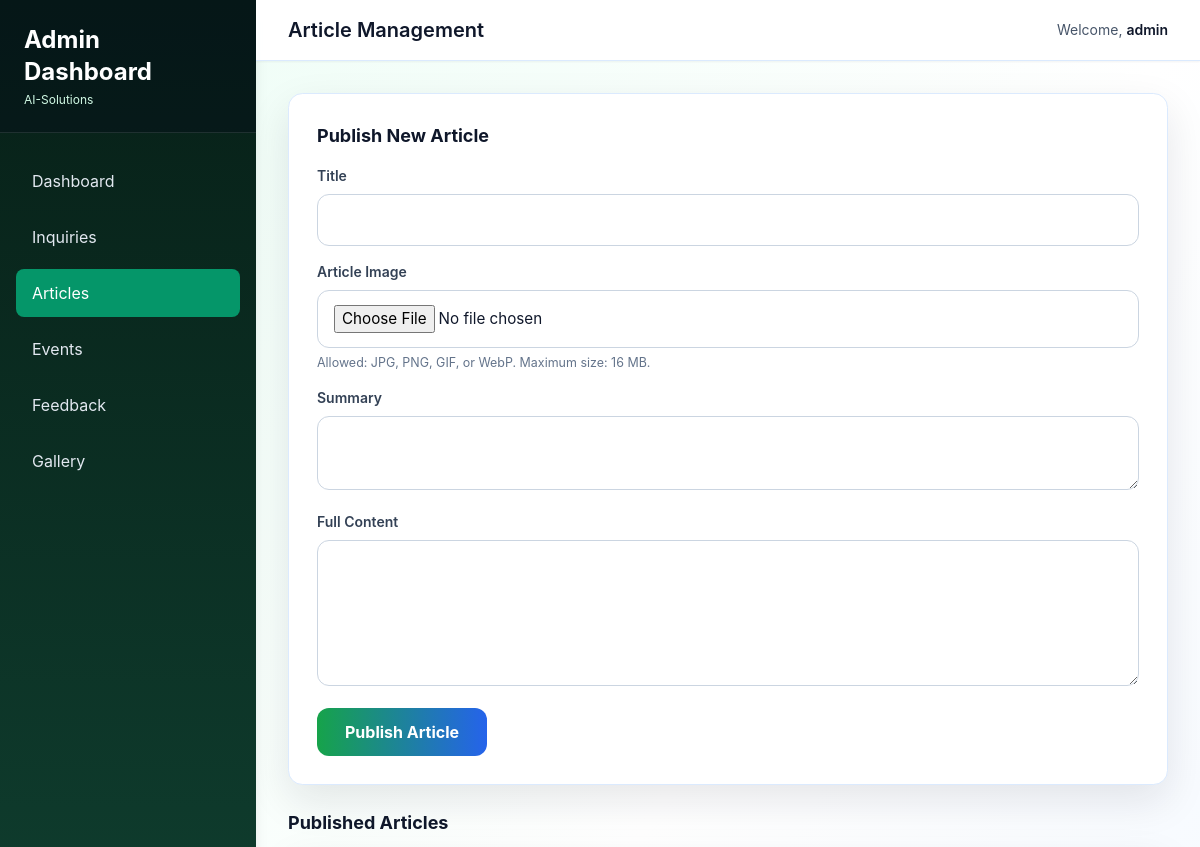
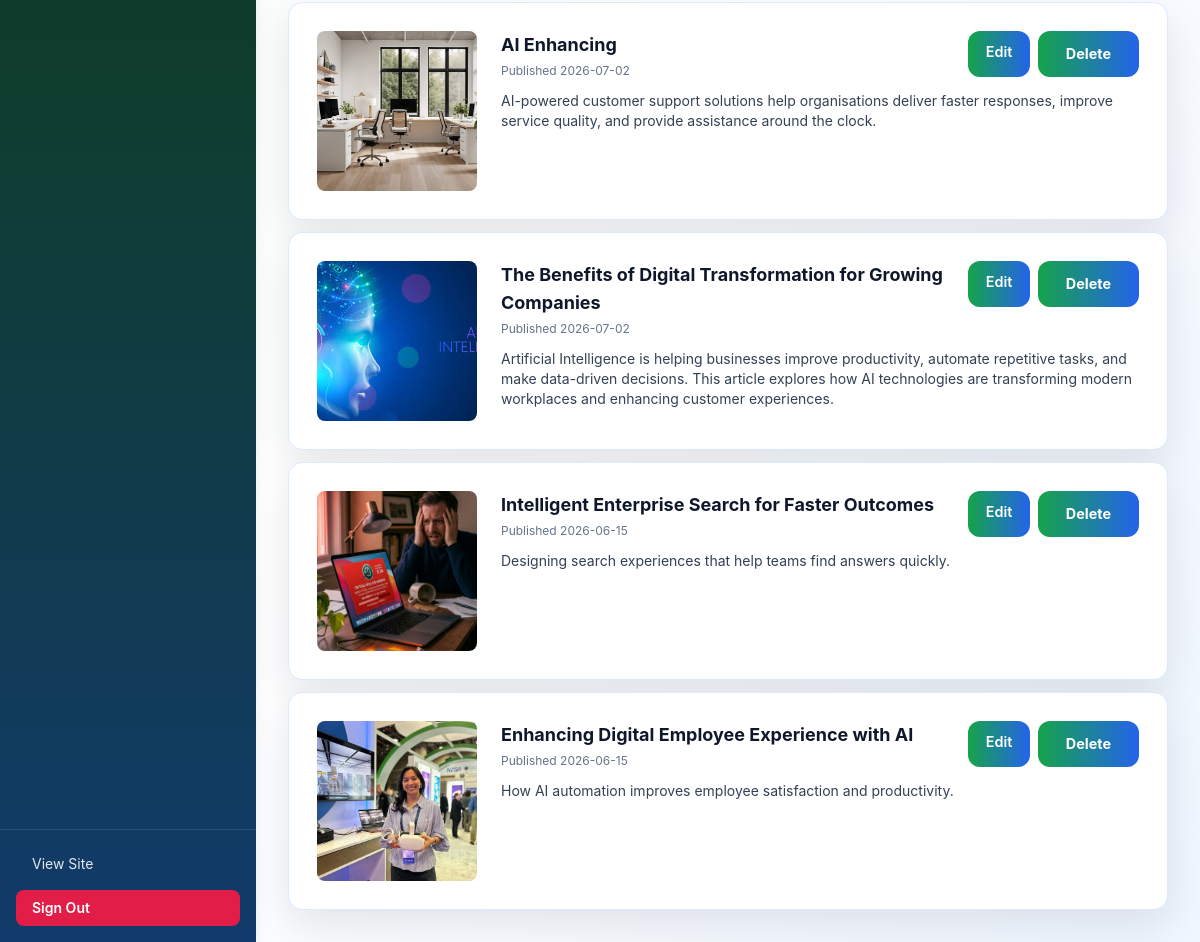
/admin/articles (signed in), run on the app's committed database (2 pictures, top to bottom).
### models/__init__.py (models this page shows)
class Article(db.Model):
    __tablename__ = "articles"
    id = db.Column(db.Integer, primary_key=True)
    title = db.Column(db.String(180), nullable=False)
    summary = db.Column(db.String(300), nullable=False)
    content = db.Column(db.Text, nullable=False)
    image_filename = db.Column(db.String(200), nullable=True)
    published_at = db.Column(db.DateTime, default=lambda: datetime.now(UTC))

### routes/admin.py (the view, shortened to what this page needs)
@admin_bp.route("/articles", methods=["GET", "POST"])
@login_required
def manage_articles():
    articles = Article.query.order_by(Article.published_at.desc()).all()
    return render_template("admin/articles.html", articles=articles)

### routes/admin.py (called while the page is built)
def login_required(view):
    @wraps(view)
    def wrapped_view(**kwargs):
        if not session.get("admin_authenticated"):
            flash("Please sign in to access the admin dashboard.", "warning")
            return redirect(url_for("admin.login"))
        return view(**kwargs)
    wrapped_view.__name__ = view.__name__
    return wrapped_view

### templates/admin/articles.html (shortened to what this page needs)
{% extends 'admin_base.html' %}
{% block page_title %}Article Management{% endblock %}
{% block content %}
<div class="space-y-6">
    <div class="admin-card">
        <h3 class="text-lg font-bold text-slate-900 mb-4">Publish New Article</h3>
        <form method="post" enctype="multipart/form-data" class="space-y-4" data-live-validate>
            <div>
                <label class="block text-sm font-semibold text-slate-700 mb-2">Title</label>
                <input type="text" name="title" class="w-full" required maxlength="180" />
            </div>
            <div>
                <label class="block text-sm font-semibold text-slate-700 mb-2">Article Image</label>
                <input type="file" name="image" accept="image/jpeg,image/png,image/gif,image/webp" class="w-full" data-max-size-mb="16" />
                <p class="field-hint">Allowed: JPG, PNG, GIF, or WebP. Maximum size: 16 MB.</p>
            </div>
            <div>
                <label class="block text-sm font-semibold text-slate-700 mb-2">Summary</label>
                <textarea name="summary" class="w-full" rows="3" required minlength="20" maxlength="500"></textarea>
            </div>
            <div>
                <label class="block text-sm font-semibold text-slate-700 mb-2">Full Content</label>
                <textarea name="content" class="w-full" rows="6" required minlength="50" maxlength="5000"></textarea>
            </div>
            <button type="submit" class="px-6 py-3 bg-gradient-to-r from-emerald-500 to-blue-600 text-white rounded-lg hover:shadow-lg font-semibold">Publish Article</button>
        </form>
    </div>
    <div class="space-y-3">
        <h3 class="text-lg font-bold text-slate-900">Published Articles</h3>
        {% for article in articles %}
        <div class="admin-card">
            <div class="flex flex-col md:flex-row md:gap-6">
                {% if article.image_filename %}
                <img src="{{ uploaded_file_url(article.image_filename) }}" alt="{{ article.title }}" class="w-full md:w-40 h-40 object-cover rounded-lg" />
                {% endif %}
                <div class="flex-1">
                    <div class="flex flex-col md:flex-row md:items-start md:justify-between gap-3">
                        <div>
                            <h4 class="text-lg font-bold text-slate-900">{{ article.title }}</h4>
                            <p class="text-xs text-slate-500 mt-1">Published {{ article.published_at.strftime('%Y-%m-%d') }}</p>
                        </div>
                        <div class="flex gap-2">
                            <a href="{{ url_for('admin.edit_article', article_id=article.id) }}" class="btn-edit">Edit</a>
                            <form method="post" action="{{ url_for('admin.delete_article', article_id=article.id) }}" style="display:inline;" onsubmit="return confirm('Delete this article?');">
                                <button type="submit" class="btn-delete">Delete</button>
                            </form>
                        </div>
                    </div>
                    <p class="mt-3 text-sm text-slate-700">{{ article.summary }}</p>
                </div>
            </div>
        </div>
        {% else %}
        <div class="admin-card text-center py-12">
            <p class="text-slate-600">No articles published yet.</p>
        </div>
        {% endfor %}
    </div>
</div>
{% endblock %}

### static/css/admin.css (style rules this page uses)
:root { --admin-green: #16a34a; --admin-green-dark: #166534; --admin-blue: #2563eb; --admin-ink: #0f172a; --admin-muted: #475569; --admin-line: #dbeafe; --admin-bg: #f4fbf8; --admin-card: #ffffff; }
body { font-family: -apple-system, BlinkMacSystemFont, "Segoe UI", Roboto, "Helvetica Neue", Arial, sans-serif; color: var(--admin-ink); background: radial-gradient(circle at top left, rgba(34, 197, 94, 0.14), transparent 26%), radial-gradient(circle at bottom right, rgba(37, 99, 235, 0.12), transparent 24%), linear-gradient(135deg, #f8fffb 0%, #eef7ff 100%); }
button, input, select, textarea { font: inherit; }
* { transition: background-color 150ms ease, border-color 150ms ease, color 150ms ease, box-shadow 150ms ease; }
.text-slate-900 { color: var(--admin-ink) !important; }
.text-slate-700 { color: #334155 !important; }
.text-slate-500 { color: #64748b !important; }
.admin-card { background: var(--admin-card); border: 1px solid var(--admin-line); border-radius: 0.9rem; box-shadow: 0 16px 42px rgba(15, 23, 42, 0.10); padding: 1.75rem; }
input[type="text"], input[type="email"], input[type="date"], input[type="password"], input[type="number"], input[type="file"], textarea, select { width: 100%; background: #ffffff; border: 1px solid #cbd5e1; border-radius: 0.75rem; padding: 0.85rem 1rem; font-size: 0.95rem; color: var(--admin-ink); }
button[type="submit"] { background: linear-gradient(90deg, var(--admin-green), var(--admin-blue)); color: white; border: none; padding: 0.75rem 1.75rem; border-radius: 0.75rem; font-weight: 700; cursor: pointer; }
.btn-edit { background: linear-gradient(90deg, var(--admin-green), var(--admin-blue)); color: white; padding: 0.6rem 1.1rem; border-radius: 0.75rem; border: none; font-size: 0.9rem; font-weight: 600; cursor: pointer; }
.btn-delete { background: #fee2e2; color: #b91c1c; padding: 0.6rem 1.1rem; border-radius: 0.75rem; border: 1px solid #fecaca; font-size: 0.9rem; font-weight: 600; cursor: pointer; }
.field-hint { color: #64748b; font-size: 0.78rem; margin-top: 0.35rem; }

### data on the page
Article: image_filename (picture), title "AI Enhancing", published_at "2026-07-02", summary "AI-powered customer support solutions help organisations deliver faster responses, improve service quality, and provide assistance around the clock."
Article: image_filename (picture), title "The Benefits of Digital Transformation for Growing Companies", published_at "2026-07-02", summary "Artificial Intelligence is helping businesses improve productivity, automate repetitive tasks, and make data-driven decisions. This article explores how AI technologies are transforming modern workplaces and enhancing customer experiences."
Article: image_filename (picture), title "Intelligent Enterprise Search for Faster Outcomes", published_at "2026-06-15", summary "Designing search experiences that help teams find answers quickly."
Article: image_filename (picture), title "Enhancing Digital Employee Experience with AI", published_at "2026-06-15", summary "How AI automation improves employee satisfaction and productivity."

### other printed values
{{ session.get('admin_username', 'Admin') }} "admin"
